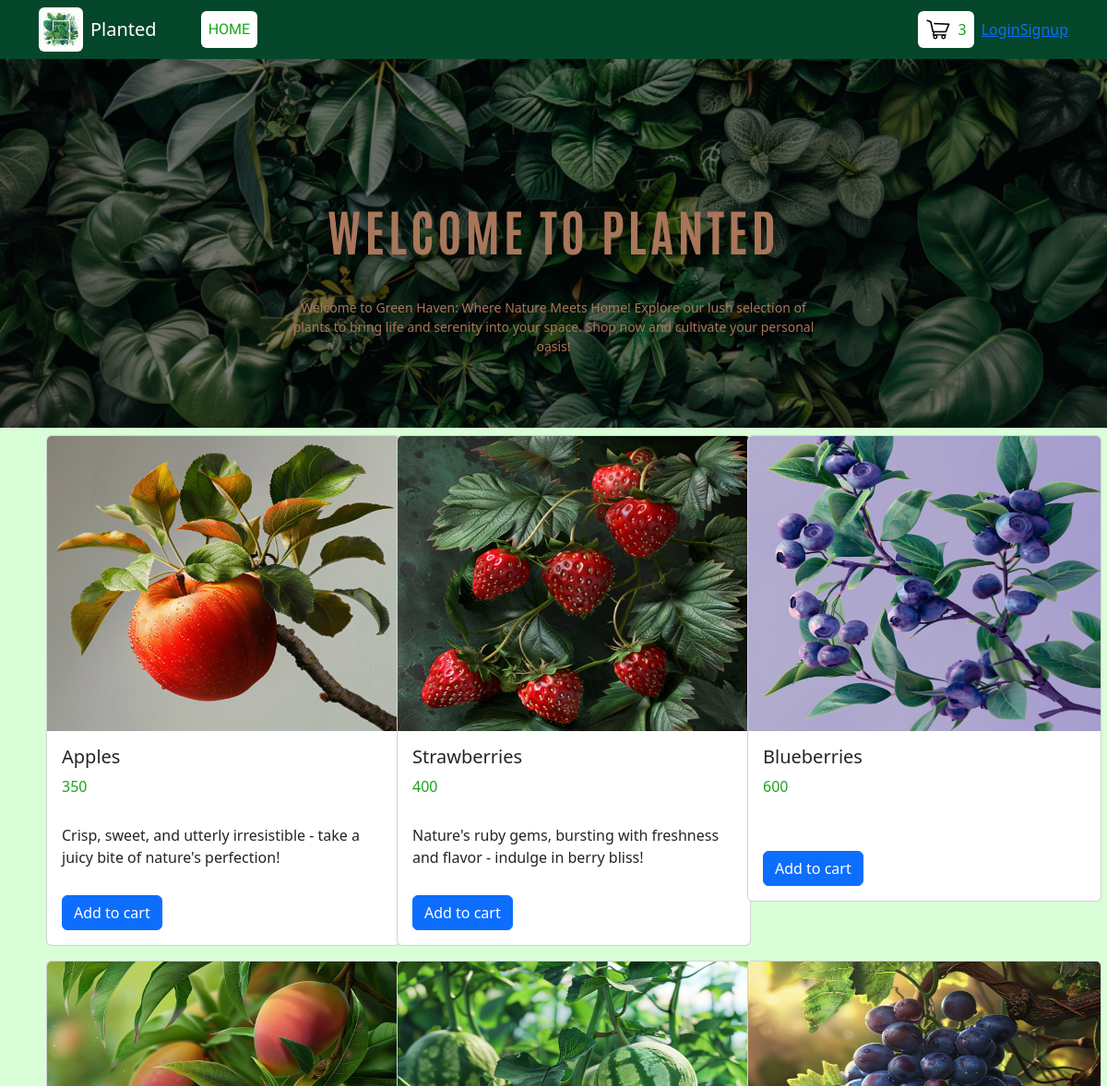
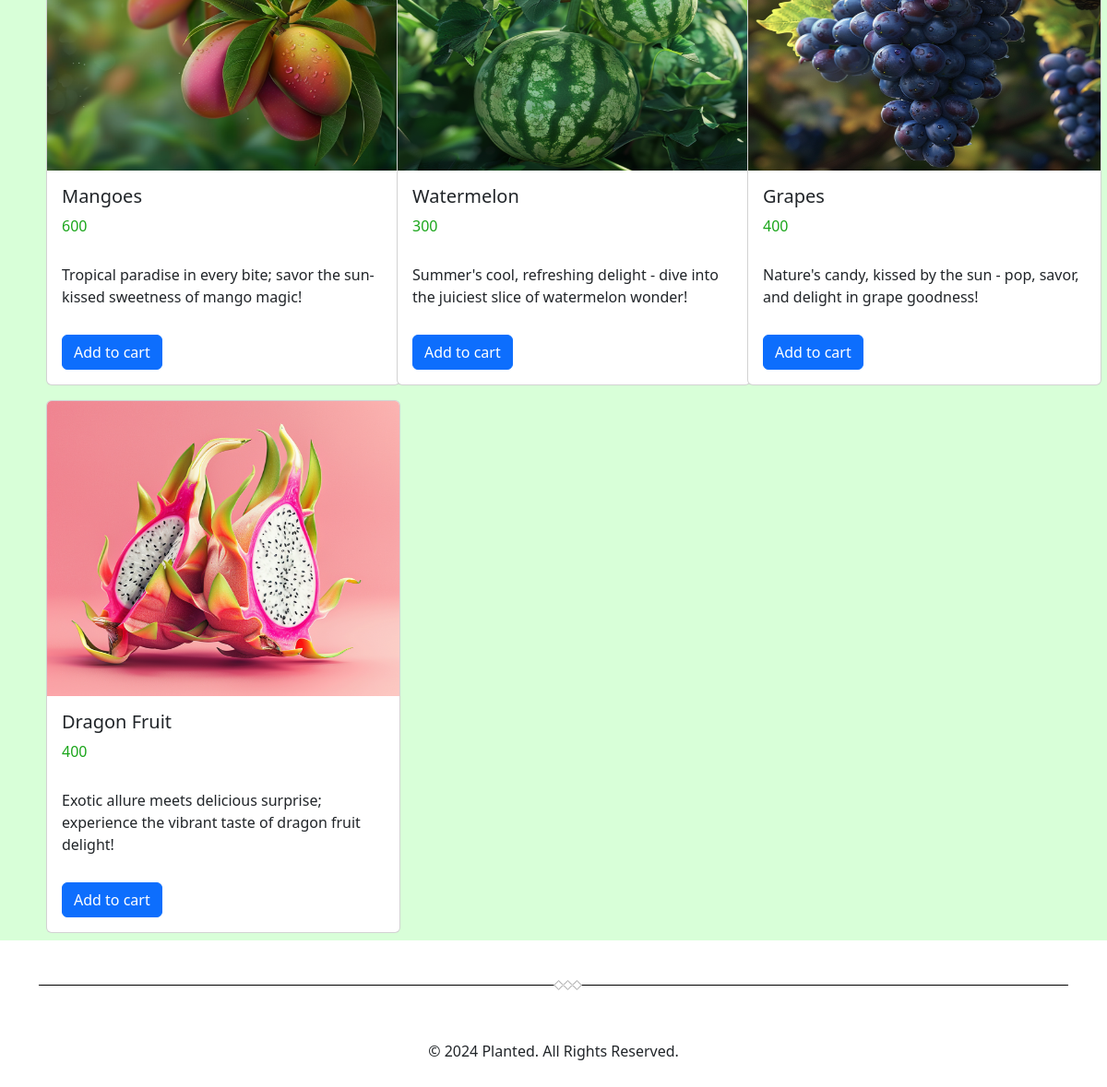
The page / on the database its author committed (2 pictures, top to bottom).
### tables this page shows
CREATE TABLE `product` (
  `id` int(100) NOT NULL,
  `name` varchar(100) NOT NULL,
  `catagory` varchar(100) NOT NULL,
  `description` varchar(100) NOT NULL,
  `quantity` int(100) NOT NULL,
  `Price` int(100) NOT NULL,
  `imgname` varchar(100) NOT NULL
);

### index.php (the view, shortened to what this page needs)
<?php
 include'header.php';
 include'lib/connection.php';
 $sql = "SELECT * FROM product";
 $result = $conn -> query ($sql);
?>
<div class="banner">
<div class="container-fluid">
  <div class="row landing-banner">
    <div class="col-md-6">
        <div class="banner-text">
          <p class="bt1">Welcome To Planted</p>
          <p class="bt4">Welcome to Green Haven: Where Nature Meets Home! Explore our lush selection of plants to bring life and serenity into your space. Shop now and cultivate your personal oasis!</p>
        </div>
    </div>
  </div>
</div>
</div>
<section>
  <div style="background-color: #D8FFD8;">
  <div class="container" >
  <div class="row" >
  <?php
          if (mysqli_num_rows($result) > 0) {
            while($row = mysqli_fetch_assoc($result)) {
              ?>
              <div class="col-md-4">
            <form action="<?php echo $_SERVER['PHP_SELF']; ?>" method="post">
              <div class="card m-2" style="width: 24rem;">
                  <img class="card-img-top" style="width: 100%; height: 320px;" src="img/<?php echo $row['imgname']; ?>" >
                  <div class="card-body">
                      <h5 class="card-title"><?php echo $row["name"] ?></h5>
                      <p class="card-text rounded-lg" style="color:#19A519;"><?php echo $row["Price"] ?></p>
                      <div class='d-flex flex-column'>
                        <p name="product_description" ><?php echo $row['description']; ?></p>
                      </div>
                      <input type="submit" class="btn btn-primary" value="Add to cart" name="add_to_cart">
                  </div>
              </div>
              </div>
            <?php
    }
        }
        else
            echo "0 results";
        ?>
</div>
</div>
  </div>
</section>
<div class="welcome">
<?php
 include'footer.php';
?>

### header.php (shortened to what this page needs)
<!DOCTYPE html>
<html>
<head>
    <link rel="stylesheet" href="https://stackpath.bootstrapcdn.com/bootstrap/4.5.0/css/bootstrap.min.css">
    <link rel="stylesheet" type="text/css" href="css/style.css">
    <link rel="stylesheet" type="text/css" href="css/responsive.css">
    <link href="https://cdn.jsdelivr.net/npm/bootstrap@5.3.3/dist/css/bootstrap.min.css" rel="stylesheet">
</head>
<body>
<?php
  include "lib/connection.php";
  $id=$_SESSION['userid'];
 $sql = "SELECT * FROM cart where userid='$id'";
 $result = $conn -> query ($sql);
?>
<nav class="navbar navbar-expand-lg " style="background: #05472A;">
  <div class="container">
    <div class="collapse navbar-collapse" id="navbarSupportedContent">
      <div class="d-flex flex-row align-items-center mr-4">
        <a href=""><img src="img/brand.png" class='mr-2 rounded' style="height: 48px; width: 48px;"></a>
        <h5 class="m-0 ml-4 text-white">Planted</h5>
      </div>
      <ul class="navbar-nav mr-auto">
        <li class="nav-item">
          <a class="nav-link bg-white rounded ml-4" style="color: #19A519;" href="index.php">Home</a>
        </li>
      </ul>
        <?php
          $total=0;
          if (mysqli_num_rows($result) > 0) {
            while($row = mysqli_fetch_assoc($result)) {
              $total++;
            }
          }
              ?>
        <a href="cart(1).php" class='mx-2 bg-white rounded p-2 d-flex align-items-center' style="color: #19A519;text-decoration:none"><img src="img/cart.png" class="mr-2"><?php echo $total?></a>
        <?php
        if(isset($_SESSION['auth']))
          {
            if($_SESSION['auth']==1)
            {
               ?>
              <a href="profile.php" class='mx-2 bg-white rounded p-2' style="color: #19A519;text-decoration:none">Orders</a>
              <a href="logout.php" class='mx-2 bg-white rounded p-2' style="color: #19A519;text-decoration:none">Logout</a>
          <?php
            }
          }
        else
          {
          ?>
            <a href="login.php">Login</a>
            <a href="Register.php">Signup</a>
          <?php
          }
        ?>
    </div>
  </div>
</nav>

### footer.php (shortened to what this page needs)
<br>
    <br>
    <div class="container">
      <div class="row">
        <div class="col-md-12">
        </div>
        <div class="col-md-12 text-center">
          <img src="img/footerful.png" class="last-pic">
        </div>
      </div>
    </div>
    <br>
    <div class="footer1">
      <div class="container">
        <div class="row">
          <div class="col-md-12 text-center">
            <p>© 2024 Planted. All Rights Reserved.</p>
          </div>
        </div>
      </div>
    </div>
  </body>
</html>

### css/style.css (style rules this page uses)
.nav-item { padding-right: 30px; font-family: "Raleway", sans-serif; text-transform: uppercase; }
.banner { background-color: #f2f2f2; }
.bt1 { margin-top: 100px; font-family: antonio; font-size: 54px; color: #a9765a; text-transform: uppercase; letter-spacing: 4px; }
.bt4 { color: #a9765a; font-size: 14px; }
.topsell-head img, h3, p { padding-bottom: 13px; }
.footer1 { margin-top: 35px; margin-bottom: 42px; }
.last-pic { position: absolute; margin-top: -8px; }
.landing-banner { background-image: url("../img/landing_banner.png"); background-size: cover; background-position: center; background-repeat: no-repeat; height: 50vh; display: flex; justify-content: center; align-items: center; flex-direction: column; text-align: center; position: relative; }
.landing-banner::before { content: ""; position: absolute; top: 0; left: 0; width: 100%; height: 100%; background-color: rgba(0, 0, 0, 0.5); }

### rows shown on the page
product: imgname (picture), name "Apples", Price "350", description "Crisp, sweet, and utterly irresistible - take a juicy bite of nature's perfection!"
product: imgname (picture), name "Strawberries", Price "400", description "Nature's ruby gems, bursting with freshness and flavor - indulge in berry bliss!"
product: imgname (picture), name "Blueberries", Price "600"
product: imgname (picture), name "Mangoes", Price "600", description "Tropical paradise in every bite; savor the sun-kissed sweetness of mango magic!"
product: imgname (picture), name "Watermelon", Price "300", description "Summer's cool, refreshing delight - dive into the juiciest slice of watermelon wonder!"
product: imgname (picture), name "Grapes", Price "400", description "Nature's candy, kissed by the sun - pop, savor, and delight in grape goodness!"
product: imgname (picture), name "Dragon Fruit", Price "400", description "Exotic allure meets delicious surprise; experience the vibrant taste of dragon fruit delight!"

### other values the page prints
$total "3"
